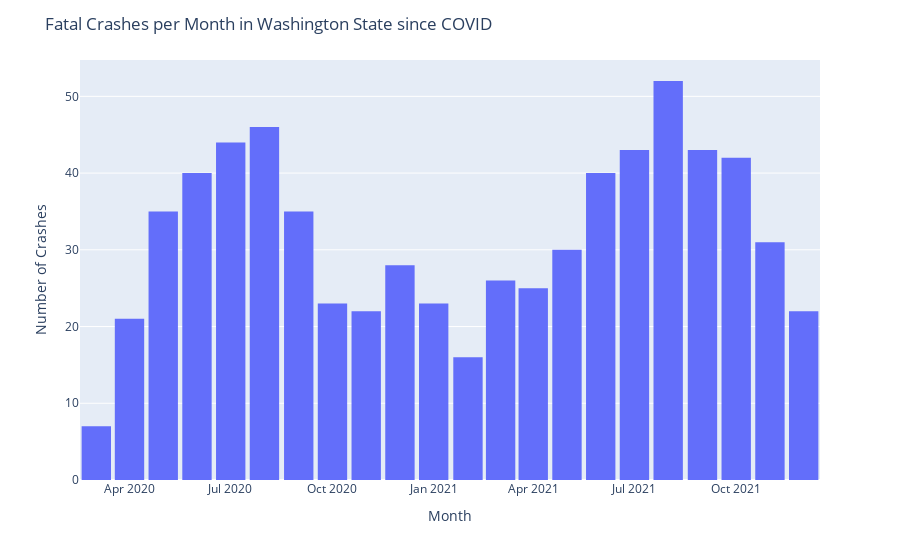

This figure's notebook cell:
### Code cell
fig = px.histogram(recent_death, x = 'date_rounded')
fig.update_layout(bargap=0.1, xaxis_title='Month', yaxis_title='Number of Crashes', title='Fatal Crashes per Month in Washington State since COVID')
fig.show()

### Figure 1 — Plotly figure (JSON) as saved in the notebook; plotly's stock layout.template omitted (floating-point values rounded to 4 significant figures; data arrays with more than 128 entries replaced by an {"elided": "..."} marker saying what was removed)
{"data": [{"alignmentgroup": "True", "bingroup": "x", "hovertemplate": "date_rounded=%{x}<br>count=%{y}<extra></extra>", "legendgroup": "", "marker": {"color": "#636efa", "pattern": {"shape": ""}}, "name": "", "offsetgroup": "", "orientation": "v", "showlegend": false, "type": "histogram", "x": {"elided": "694 str values"}, "xaxis": "x", "yaxis": "y"}], "layout": {"bargap": 0.1, "barmode": "relative", "legend": {"tracegroupgap": 0}, "margin": {"t": 60}, "title": {"text": "Fatal Crashes per Month in Washington State since COVID"}, "xaxis": {"anchor": "y", "domain": [0, 1], "title": {"text": "Month"}}, "yaxis": {"anchor": "x", "domain": [0, 1], "title": {"text": "Number of Crashes"}}}}
